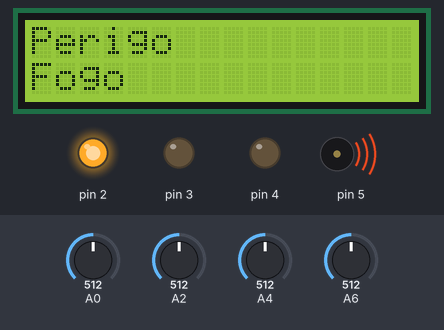
Simulated run of this sketch. Board: Arduino Uno, built with avr-gcc and run on an emulated ATmega328P. Parts: 16×2 character LCD, output pins drawn as LEDs (lit = HIGH), buzzer (waves = sounding). The test bench sets the inputs (shaded band); at power-on: A6 = 512, A4 = 512, A2 = 512, A0 = 512. What the sketch prints to the serial monitor is not drawn.

Above: at 1.2 s.
1.3 s: A6 set to 992
4.1 s: A6 set to 1016
At 5.4 s:
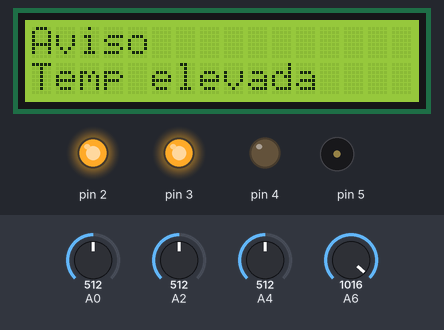
6.9 s: A4 set to 77
9.7 s: A4 set to 64
At 11.8 s:
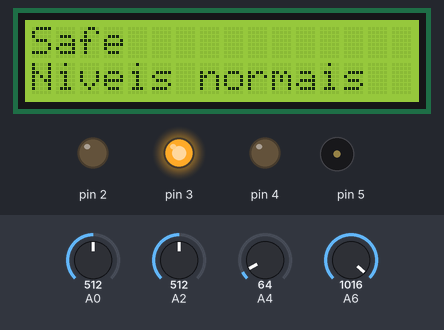
12.5 s: A2 set to 792
15.3 s: A2 set to 818
At 16.0 s:
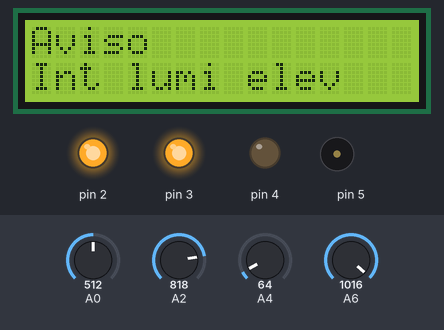
Timing chart, 0 to 18.3 s (numbered marks = the images above; inputs shaded):
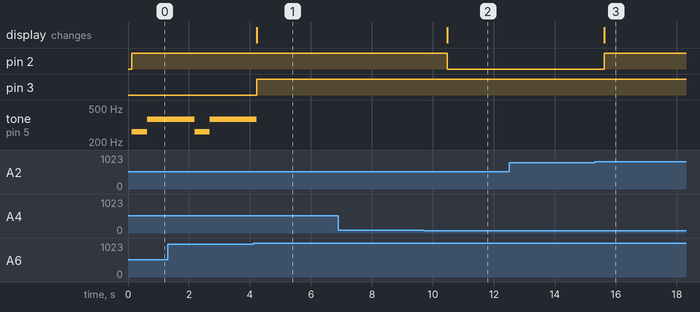

Measured:
- the behaviour switches between 1009 and 1010 on A6 (found by bisection; images 0 and 1)
- the behaviour switches between 72 and 71 on A4 (found by bisection; images 1 and 2)
- the behaviour switches between 807 and 808 on A2 (found by bisection; images 2 and 3)
- after the input at 4.1 s, pin 3: LOW → HIGH after 0.13 s; the display: changes after 0.13 s (image 1)
- after the input at 9.7 s, pin 2: HIGH → LOW after 0.77 s; the display: changes after 0.77 s (image 2)
- after the input at 15.3 s, pin 2: LOW → HIGH after 0.31 s; the display: changes after 0.31 s (image 3)

The sketch:

main.ino
```cpp
#include <Wire.h>
#include <LiquidCrystal_I2C.h>

LiquidCrystal_I2C lcd(0x27, 2, 1, 0, 4, 5, 6, 7, 3, POSITIVE);

void setup() {
  // put your setup code here, to run once:
  Serial.begin(9600);
  pinMode(A0, INPUT);
  pinMode(A1, INPUT);
  pinMode(A2, INPUT);
  pinMode(A3, INPUT);

  pinMode(2, OUTPUT);
  pinMode(3, OUTPUT);
  pinMode(4, OUTPUT);
  pinMode(5, OUTPUT);

  lcd.begin(16,02);
  lcd.clear();
  lcd.setBacklight(HIGH);
}

void loop() {

  int a;
  int b;
  int c;
  int d;

  int luz = 0;
  int q = 0;

  double v_audio = analogRead(0);  // audio setup
  Serial.print("audio: ");
  //Serial.println(v_audio);
  double v_a = v_audio * 5 / 1023;
  double db = map(v_a, 0, 1023, 0, 10);
  Serial.println(db);
  if (db > 70){
    a = 1;  // nivel amarelo
  }
  else if (db > 95){
    a = 2;  // nivel vermelho
  }
  else {
    a = 0;
  }

//Serial.print("\n");

  double v_light = analogRead(2);
  double r_v = v_light / 1023 * 5;
  double r_v_ldr = 5 - r_v;
  double r_ldr = r_v_ldr / r_v * 1000;
  double m = -1.4;
  double B = 12518931;
  double lx = B * pow(r_ldr, m);
  Serial.print("light: ");
  //Serial.println(v_light);
  Serial.println(lx);
  if (lx > 5000){
    b = 1;  // nivel amarelo
  }
  else if (lx > 10000){
    b = 2;  // nivel vermelho
  }
  else {
    b = 0;
  }

//Serial.print("\n");

  double v_temp = analogRead(4);
  Serial.print("temp: ");
  //Serial.println(v_temp);
  double v_outT = v_temp * 5 / 1024;
  double temp = 100 * v_outT;  // LM35 muda 10mV/ºC começando em 0.25V para 25ºC
  Serial.println(temp);
  if (temp > 35){
    c = 1;  // nivel amarelo
  }
  else if (temp > 45){
    c = 2;  // nivel vermelho
  }
  else{
    c = 0;
  }
  Serial.println(c);

//Serial.print("\n");

  double v_fire = analogRead(6);
  //Serial.print("fire: ");
  //Serial.println(v_fire);
  if (v_fire < 1010){
    Serial.print("fogo!\n");
    d = 2;  // nivel vermelho
    //Serial.println(d);
  }
  else {
    d = 0;
  }

Serial.print("\n");

if (a==0 || b==0 || c==0 || d==0){
  luz = 0;
  q = 0;
  lcd.clear();
  lcd.setCursor(0,0);
  lcd.print("Safe");
  aviso(q);
}

if (a==1 || b==1 || c==1){
  luz = 1;
  lcd.clear();
  lcd.setCursor(0,0);
  lcd.print("Aviso");
  if (a == 1){
    q = 1;
  }
  if (b == 1){
    q = 2;
  }
  if (c == 1){
    q = 3;
  }
  aviso(q);
}

if (a==2 || b==2 || c==2 || d==2){
  luz = 2;
  lcd.clear();
  lcd.setCursor(0,0);
  lcd.print("Perigo");
  if (a == 2){
    q = 1;
  }
  if (b == 2){
    q = 2;
  }
  if (c == 2){
    q = 3;
  }
  if (d == 2){
    q = 4;
  }
  aviso(q);
}

Serial.println(luz);

if (luz == 0){
  verde();
  apagar_buzzer();
  Serial.print("verde \n");
}
else if (luz == 1){
  amarelo();
  apagar_buzzer();
  Serial.print("amarelo \n");
}
else if (luz == 2){
  vermelho();
  buzzer();
  Serial.print("vermelho \n");
}

  delay(1000);
}

void apagar(){
  digitalWrite(2, LOW);
  digitalWrite(3, LOW);
  digitalWrite(4, LOW);
}

void apagar_buzzer(){
  noTone(5);
}

void verde(){
  apagar();
  digitalWrite(3, HIGH);
}

void vermelho(){
  apagar();
  digitalWrite(2, HIGH);
}

void amarelo(){
  apagar();
  digitalWrite(2, HIGH);
  digitalWrite(3, HIGH);
}

void buzzer(){
  tone(5, 262);
  delay(500);
  tone(5, 370);
  delay(500);
}

int aviso(int x){
  switch (x){
      case 0:
        lcd.setCursor(0,1);
        lcd.print("Niveis normais");
        break;
      case 1:
        lcd.setCursor(0,1);
        lcd.print("Som elevado");
        break;
      case 2:
        lcd.setCursor(0,1);
        lcd.print("Int lumi elev");
        break;
      case 3:
        lcd.setCursor(0,1);
        lcd.print("Temp elevada");
        break;
      case 4:
        lcd.setCursor(0,1);
        lcd.print("Fogo");
        break;
  }
}
```
